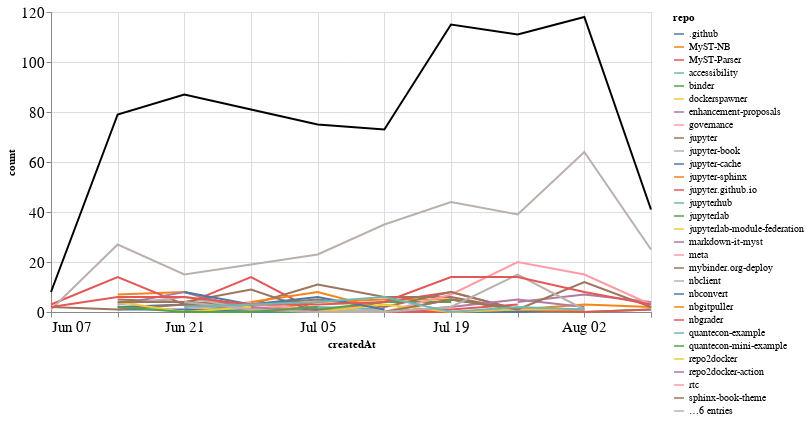

The notebook cell this image was saved under:
### Markdown cell above
## Comments

### Code cell
comments_time = comments.groupby('repo').resample('W', on='createdAt').count()['author'].reset_index()
comments_time = comments_time.rename(columns={'author': 'count'})
comments_time_total = comments_time.groupby('createdAt').agg({"count": "sum"}).reset_index()
ch1 = alt.Chart(comments_time, width=600).mark_line().encode(
    x='createdAt',
    y='count',
    color='repo',
    tooltip="repo"
)

ch2 = alt.Chart(comments_time_total, width=600).mark_line(color="black").encode(
    x='createdAt',
    y='count',
)

ch1 + ch2

### Figure 1 — Vega-Lite specification as saved in the notebook (floating-point values rounded to 4 significant figures; data arrays with more than 128 entries replaced by an {"elided": "..."} marker saying what was removed)
{"config": {"axisLeft": {"labelFontSize": 15}, "axisBottom": {"labelFontSize": 15}}, "layer": [{"data": {"name": "data-92f1559b19304282b7f31f6121873f24"}, "mark": "line", "encoding": {"color": {"type": "nominal", "field": "repo"}, "tooltip": {"type": "nominal", "field": "repo"}, "x": {"type": "temporal", "field": "createdAt"}, "y": {"type": "quantitative", "field": "count"}}, "width": 600}, {"data": {"name": "data-60b7e14c36774e0749d3322ea71e97c0"}, "mark": {"type": "line", "color": "black"}, "encoding": {"x": {"type": "temporal", "field": "createdAt"}, "y": {"type": "quantitative", "field": "count"}}, "width": 600}], "$schema": "https://vega.github.io/schema/vega-lite/v4.8.1.json", "datasets": {"data-92f1559b19304282b7f31f6121873f24": {"elided": "178 records"}, "data-60b7e14c36774e0749d3322ea71e97c0": [{"createdAt": "2020-06-07T00:00:00", "count": 8}, {"createdAt": "2020-06-14T00:00:00", "count": 79}, {"createdAt": "2020-06-21T00:00:00", "count": 87}, {"createdAt": "2020-06-28T00:00:00", "count": 81}, {"createdAt": "2020-07-05T00:00:00", "count": 75}, {"createdAt": "2020-07-12T00:00:00", "count": 73}, {"createdAt": "2020-07-19T00:00:00", "count": 115}, {"createdAt": "2020-07-26T00:00:00", "count": 111}, {"createdAt": "2020-08-02T00:00:00", "count": 118}, {"createdAt": "2020-08-09T00:00:00", "count": 41}]}}
